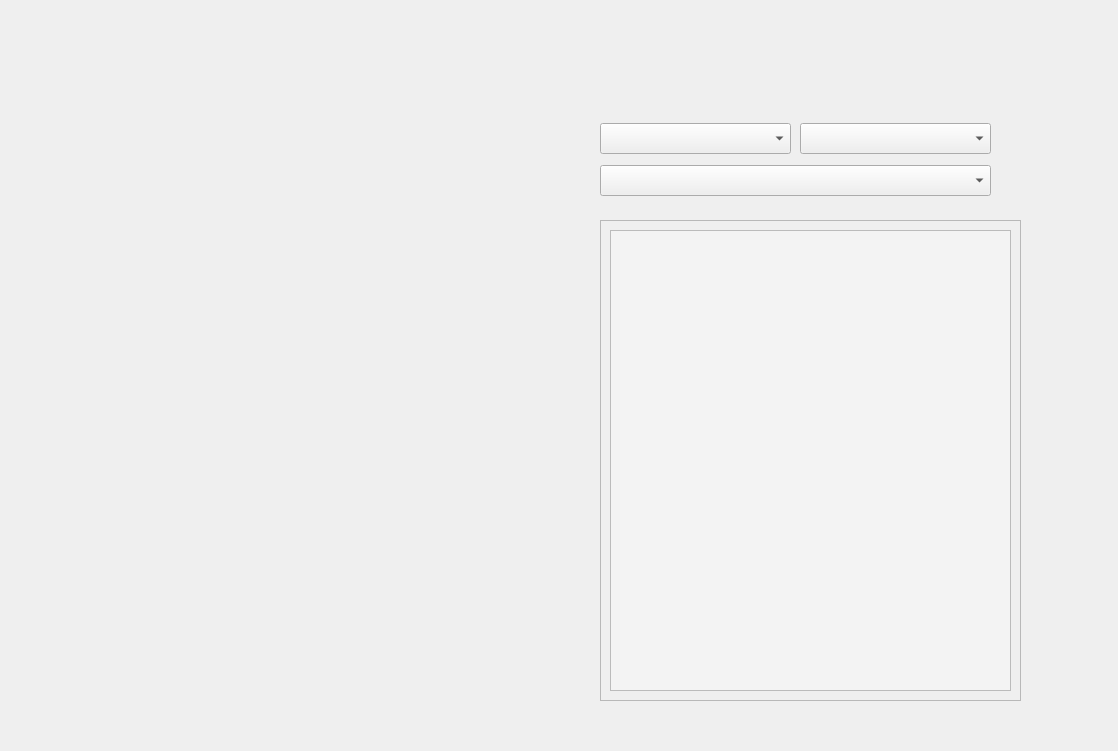
<?xml version="1.0" encoding="UTF-8"?>
<ui version="4.0">
 <class>Form</class>
 <widget class="QWidget" name="Form">
  <property name="geometry">
   <rect>
    <x>0</x>
    <y>0</y>
    <width>1118</width>
    <height>751</height>
   </rect>
  </property>
  <property name="windowTitle">
   <string>Form</string>
  </property>
  <widget class="QComboBox" name="cmb_recipe">
   <property name="geometry">
    <rect>
     <x>600</x>
     <y>165</y>
     <width>391</width>
     <height>31</height>
    </rect>
   </property>
   <property name="font">
    <font>
     <family>배달의민족 도현</family>
    </font>
   </property>
  </widget>
  <widget class="QScrollArea" name="scrollArea">
   <property name="geometry">
    <rect>
     <x>600</x>
     <y>220</y>
     <width>421</width>
     <height>481</height>
    </rect>
   </property>
   <property name="styleSheet">
    <string notr="true"/>
   </property>
   <property name="widgetResizable">
    <bool>true</bool>
   </property>
   <widget class="QWidget" name="scrollAreaWidgetContents">
    <property name="geometry">
     <rect>
      <x>0</x>
      <y>0</y>
      <width>419</width>
      <height>479</height>
     </rect>
    </property>
    <layout class="QVBoxLayout" name="verticalLayout_2">
     <item>
      <widget class="QTextBrowser" name="tb_recipe">
       <property name="font">
        <font>
         <family>배달의민족 도현</family>
         <pointsize>11</pointsize>
         <weight>50</weight>
         <bold>false</bold>
        </font>
       </property>
       <property name="styleSheet">
        <string notr="true">background-color:rgb(243, 243, 243);</string>
       </property>
       <property name="frameShape">
        <enum>QFrame::StyledPanel</enum>
       </property>
       <property name="html">
        <string>&lt;!DOCTYPE HTML PUBLIC &quot;-//W3C//DTD HTML 4.0//EN&quot; &quot;http://www.w3.org/TR/REC-html40/strict.dtd&quot;&gt;
&lt;html&gt;&lt;head&gt;&lt;meta name=&quot;qrichtext&quot; content=&quot;1&quot; /&gt;&lt;style type=&quot;text/css&quot;&gt;
p, li { white-space: pre-wrap; }
&lt;/style&gt;&lt;/head&gt;&lt;body style=&quot; font-family:'배달의민족 도현'; font-size:11pt; font-weight:400; font-style:normal;&quot;&gt;
&lt;p style=&quot;-qt-paragraph-type:empty; margin-top:0px; margin-bottom:0px; margin-left:0px; margin-right:0px; -qt-block-indent:0; text-indent:0px; font-size:9pt;&quot;&gt;&lt;br /&gt;&lt;/p&gt;&lt;/body&gt;&lt;/html&gt;</string>
       </property>
      </widget>
     </item>
    </layout>
   </widget>
  </widget>
  <widget class="QLabel" name="label">
   <property name="geometry">
    <rect>
     <x>0</x>
     <y>0</y>
     <width>1121</width>
     <height>751</height>
    </rect>
   </property>
   <property name="font">
    <font>
     <weight>50</weight>
     <bold>false</bold>
    </font>
   </property>
   <property name="text">
    <string/>
   </property>
   <property name="pixmap">
    <pixmap>그림1.png</pixmap>
   </property>
   <property name="scaledContents">
    <bool>true</bool>
   </property>
  </widget>
  <widget class="QLabel" name="lbl_image">
   <property name="geometry">
    <rect>
     <x>130</x>
     <y>280</y>
     <width>401</width>
     <height>401</height>
    </rect>
   </property>
   <property name="sizePolicy">
    <sizepolicy hsizetype="Fixed" vsizetype="Fixed">
     <horstretch>0</horstretch>
     <verstretch>0</verstretch>
    </sizepolicy>
   </property>
   <property name="text">
    <string/>
   </property>
   <property name="scaledContents">
    <bool>true</bool>
   </property>
  </widget>
  <widget class="QLabel" name="lbl_title">
   <property name="geometry">
    <rect>
     <x>110</x>
     <y>170</y>
     <width>451</width>
     <height>51</height>
    </rect>
   </property>
   <property name="sizePolicy">
    <sizepolicy hsizetype="Expanding" vsizetype="Expanding">
     <horstretch>0</horstretch>
     <verstretch>0</verstretch>
    </sizepolicy>
   </property>
   <property name="font">
    <font>
     <family>배달의민족 도현</family>
     <pointsize>16</pointsize>
    </font>
   </property>
   <property name="text">
    <string/>
   </property>
   <property name="alignment">
    <set>Qt::AlignCenter</set>
   </property>
  </widget>
  <widget class="QComboBox" name="cmb_recipe_2">
   <property name="geometry">
    <rect>
     <x>600</x>
     <y>123</y>
     <width>191</width>
     <height>31</height>
    </rect>
   </property>
   <property name="font">
    <font>
     <family>배달의민족 도현</family>
    </font>
   </property>
  </widget>
  <widget class="QComboBox" name="cmb_recipe_3">
   <property name="geometry">
    <rect>
     <x>800</x>
     <y>123</y>
     <width>191</width>
     <height>31</height>
    </rect>
   </property>
   <property name="font">
    <font>
     <family>배달의민족 도현</family>
    </font>
   </property>
  </widget>
  <widget class="QLabel" name="lbl_title_2">
   <property name="geometry">
    <rect>
     <x>110</x>
     <y>210</y>
     <width>451</width>
     <height>51</height>
    </rect>
   </property>
   <property name="sizePolicy">
    <sizepolicy hsizetype="Expanding" vsizetype="Expanding">
     <horstretch>0</horstretch>
     <verstretch>0</verstretch>
    </sizepolicy>
   </property>
   <property name="font">
    <font>
     <family>배달의민족 도현</family>
     <pointsize>16</pointsize>
    </font>
   </property>
   <property name="text">
    <string/>
   </property>
   <property name="alignment">
    <set>Qt::AlignCenter</set>
   </property>
  </widget>
  <zorder>label</zorder>
  <zorder>cmb_recipe</zorder>
  <zorder>scrollArea</zorder>
  <zorder>lbl_image</zorder>
  <zorder>lbl_title</zorder>
  <zorder>cmb_recipe_2</zorder>
  <zorder>cmb_recipe_3</zorder>
  <zorder>lbl_title_2</zorder>
 </widget>
 <resources/>
 <connections/>
</ui>
